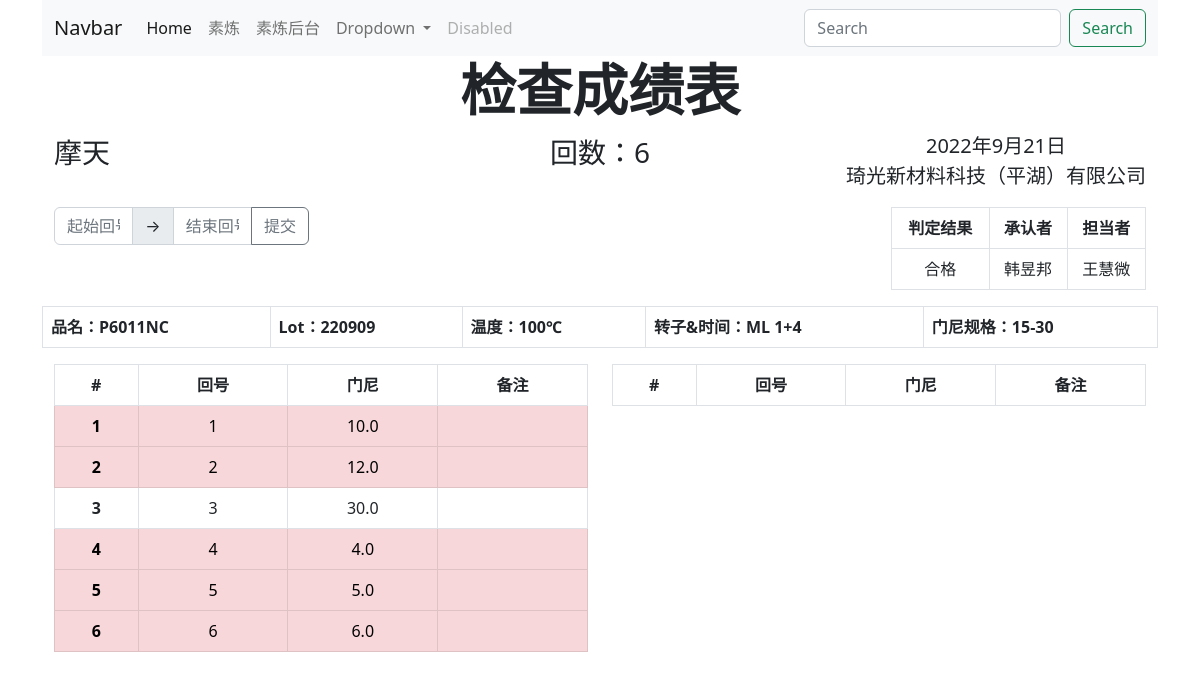
The page /mixs/1/ on the database its author committed.
### mixs/models.py (models this page shows, shortened)
class ProductionPlan(models.Model):
    item = models.ForeignKey(Item, on_delete=models.PROTECT, verbose_name='品名')
    lot = models.ForeignKey(Lot, on_delete=models.PROTECT, verbose_name='批号')
    created = models.DateField(blank=True, verbose_name='出表时间')
    class Meta:
        verbose_name = verbose_name_plural = '素炼成绩表'

class Item(models.Model):
    customer = models.ForeignKey(Customer, on_delete=models.PROTECT, verbose_name='客户')
    name = models.CharField(max_length=255, verbose_name='品名')
    mv = models.CharField(max_length=255, verbose_name='门尼')
    mv_min = models.FloatField(verbose_name='最小值')
    mv_max = models.FloatField(verbose_name='最大值')
    temperature = models.IntegerField(default=100, blank=True, verbose_name='温度')
    rotor = models.CharField(max_length=255, default='ML 1+4', verbose_name='转子')
    class Meta:
        verbose_name = verbose_name_plural = '品名清单'

class Customer(models.Model):
    abbreviation = models.CharField(max_length=10, verbose_name='缩写')
    name = models.CharField(max_length=255, verbose_name='公司名称')
    class Meta:
        verbose_name = verbose_name_plural = '客户'

class Detail(models.Model):
    plan = models.ForeignKey(ProductionPlan, on_delete=models.PROTECT)
    batch = models.IntegerField(verbose_name='回数')
    mv = models.FloatField(verbose_name='门尼值')
    comment = models.CharField(max_length=255, blank=True, verbose_name='回炼')
    shipment_status = models.BooleanField(default=False, verbose_name='出货状态')
    class Meta:
        verbose_name = verbose_name_plural = '详细信息'

class Lot(models.Model):
    lot = models.IntegerField(verbose_name='批号')
    def __str__(self):
        return str(self.lot)
    class Meta:
        verbose_name = verbose_name_plural = '批号'

### mixs/views.py (the view)
# urls.py: path('mixs/<int:pp_id>/', views.detail, name='detail'),
def detail(request, pp_id):
    detail = get_object_or_404(ProductionPlan, pk=pp_id)
    return render(request, 'mixs/detail.html', {'detail': detail, })

### mixs/templates/mixs/detail.html (shortened to what this page needs)
{% extends 'mixs/header.html' %}
{% block content %}
<h1 class="display-4 fw-bold text-center">检查成绩表</h1>
<div class="container text-center">
    <div class="row">
        <div class="col d-flex flex-row">
            <p class="fs-3">{{ detail.item.customer.name }}</p>
        </div>
        <div class="col">
            <p class="fs-3">回数：{{ detail.detail_set.all|length }}</p>
        </div>
        <div class="col d-flex flex-row-reverse">
            <p class="fs-5">{{ detail.created }}<br>琦光新材料科技（平湖）有限公司</p>
        </div>
    </div>
</div>
<div class="container text-center">
    <div class="row">
        <div class="col">
            <form action="{% url 'mixs:results_sheet' detail.id %}" method="post">
                <div class="input-group mb-3">
                    <input type="text" class="form-control" placeholder="起始回号" aria-label="batch-start"
                           name="batch-start">
                    <span class="input-group-text">→</span>
                    <input type="text" class="form-control" placeholder="结束回号" aria-label="batch-end" name="batch-end">
                    <button class="btn btn-outline-secondary" type="submit" id="inputGroupFileAddon04">提交</button>
                </div>
            </form>
        </div>
        <div class="col">
        </div>
        <div class="col">
        </div>
        <div class="col">
            <table class="table table-bordered">
                <thead>
                <tr>
                    <th scope="col-3">判定结果</th>
                    <th scope="col-3">承认者</th>
                    <th scope="col-3">担当者</th>
                </tr>
                </thead>
                <tbody>
                <tr>
                    <td>合格</td>
                    <td>韩昱邦</td>
                    <td>王慧微</td>
                </tr>
                </tbody>
            </table>
        </div>
    </div>
</div>
<table class="table table-bordered">
    <tr>
        <th scope="col">品名：{{ detail.item.name }}</th>
        <th scope="col">Lot：{{ detail.lot }}</th>
        <th scope="col">温度：{{ detail.item.temperature }}℃</th>
        <th scope="col">转子&时间：{{ detail.item.rotor }}</th>
        <th scope="col">门尼规格：{{ detail.item.mv }}</th>
    </tr>
</table>
<div class="container text-center">
    <div class="row">
        <div class="col">
            <table class="table table-bordered">
                <thead>
                <tr>
                    <th scope="col" colspan="1">#</th>
                    <th scope="col" colspan="1">回号</th>
                    <th scope="col" colspan="1">门尼</th>
                    <th scope="col" colspan="2">备注</th>
                </tr>
                </thead>
                <tbody>
                {% for mv in detail.detail_set.all|slice:":10" %}
                {% if mv.mv < detail.item.mv_min or mv.mv > detail.item.mv_max %}
                <tr class="table-danger">
                    {% else %}
                <tr>
                    {% endif %}
                    <th scope="row" colspan="1">{{ forloop.counter }}</th>
                    <td colspan="1">{{ mv.batch }}</td>
                    <td colspan="1">{{ mv.mv }}</td>
                    <td colspan="2">{{ mv.comment }}</td>
                </tr>
                {% endfor %}
                </tbody>
            </table>
        </div>
        <div class="col">
            <table class="table table-bordered">
                <thead>
                <tr>
                    <th scope="col" colspan="1">#</th>
                    <th scope="col" colspan="1">回号</th>
                    <th scope="col" colspan="1">门尼</th>
                    <th scope="col-2" colspan="2">备注</th>
                </tr>
                </thead>
            </table>
        </div>
    </div>
</div>
{% endblock content %}

### rows shown on the page
ProductionPlan: item.customer.name "摩天", detail_set.all|length "6", created "2022年9月21日", item.name "P6011NC", lot "220909", item.temperature "100", item.rotor "ML 1+4", item.mv "15-30"
Detail: batch "1", mv "10.0"
Detail: batch "2", mv "12.0"
Detail: batch "3", mv "30.0"
Detail: batch "4", mv "4.0"
Detail: batch "5", mv "5.0"
Detail: batch "6", mv "6.0"
